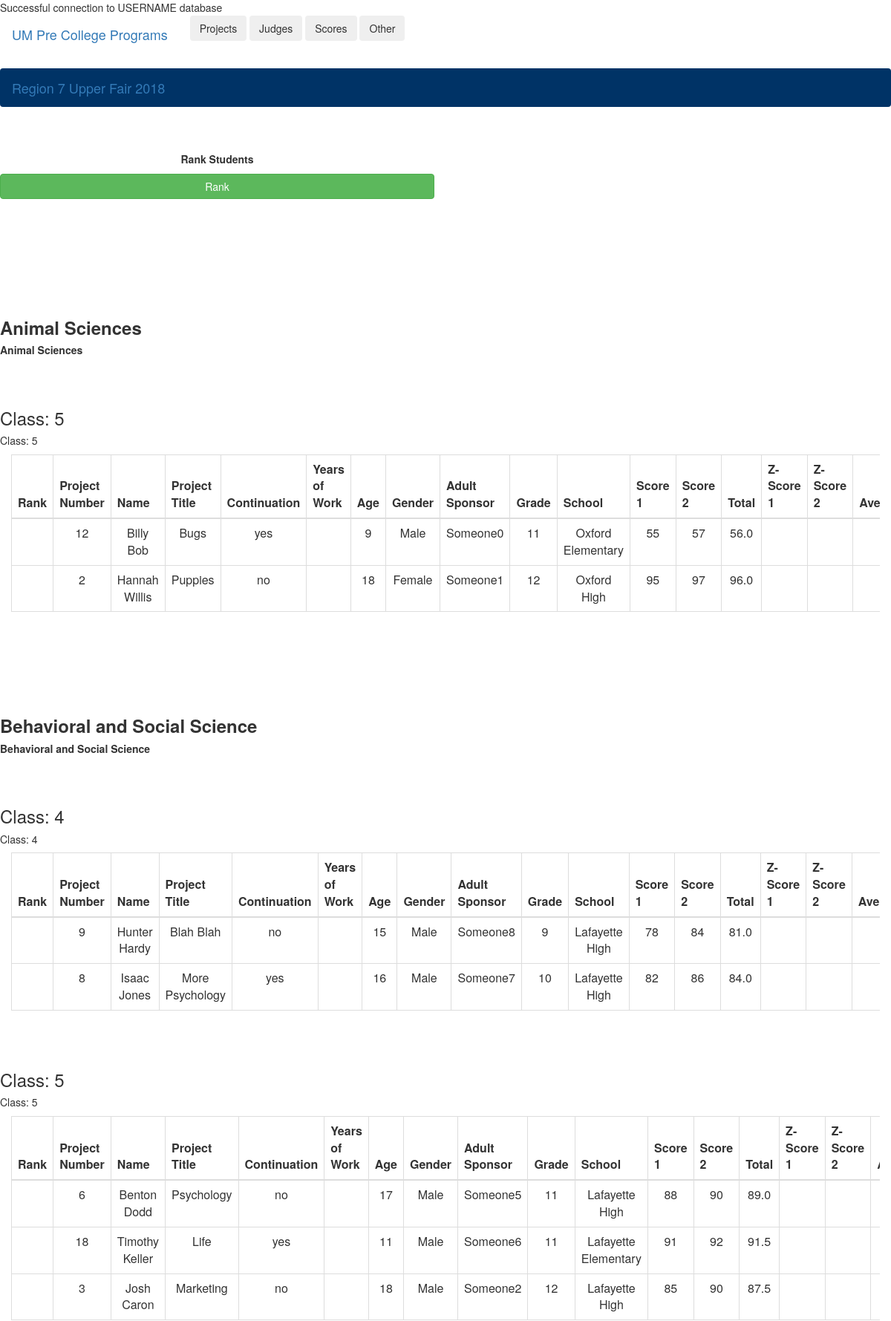
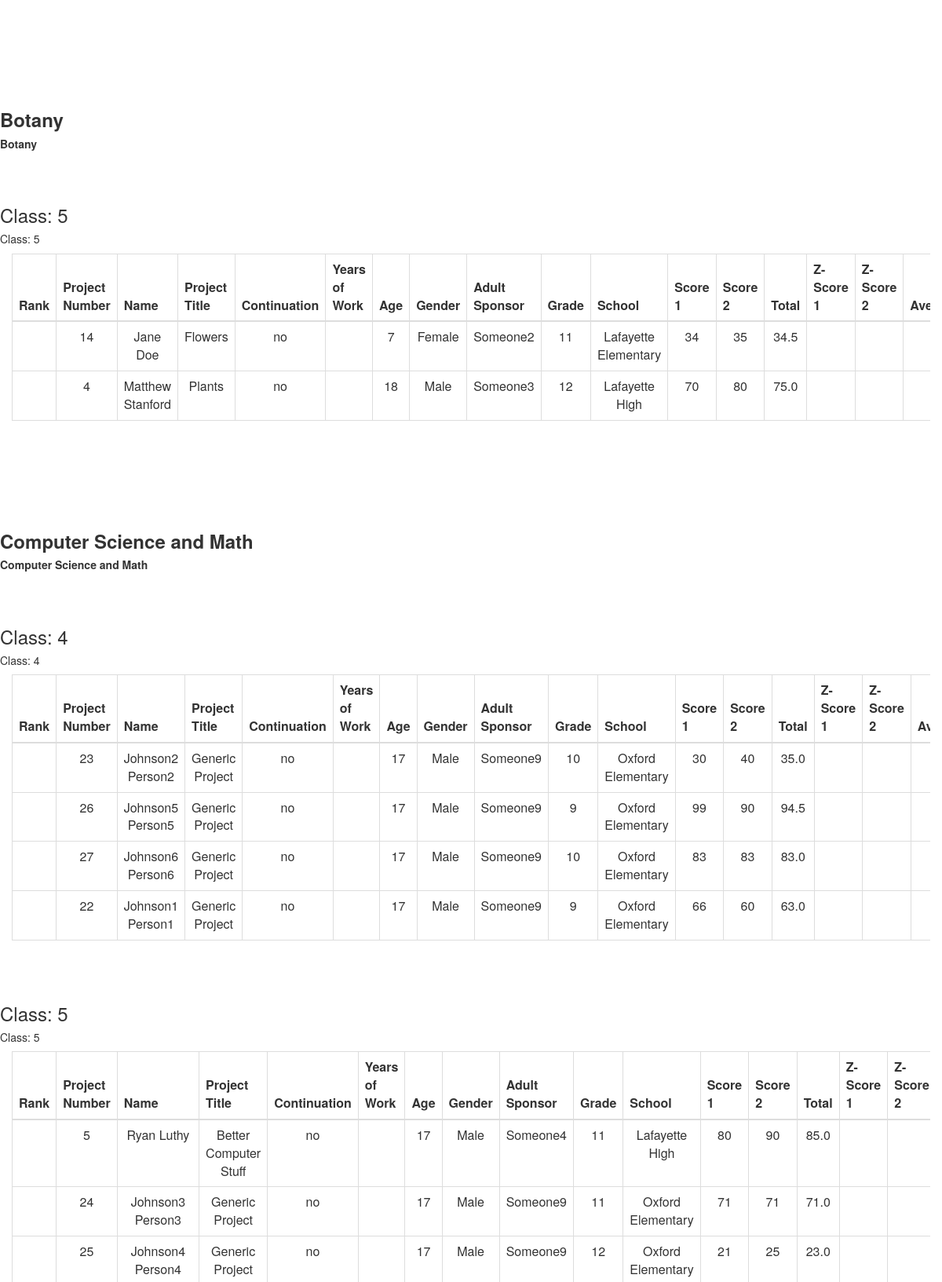
/CRUDsp/readScores.php?id=1&type=1 (upper part), run on the app's committed database (2 pictures, top to bottom).
### tables this page shows
CREATE TABLE Registration (
    RegistrationID int NOT NULL AUTO_INCREMENT,
    LName varchar(50) NOT NULL,
    FName varchar(50) NOT NULL,
    ProjTitle varchar(255) NOT NULL,
    Continuation varchar(3) NOT NULL,
    NumYears int NOT NULL,
    Age int NOT NULL,
    Gender varchar(10) NOT NULL,
    City varchar(45) NOT NULL,
    State varchar(2) NOT NULL,
    Zip int NOT NULL,
    AdultSponsor varchar(100) NOT NULL,
    WheelchairAccess varchar(3) NULL,
    FKFairID int NOT NULL,
    FKSchoolID int NOT NULL,
    FKCategoryID int NOT NULL,
    FKClassID int NOT NULL,
    Score1 int NULL,
    Score2 int NULL,
    Total decimal(4,1) NULL,
    ZScore1 decimal(10,8) NULL,
    ZScore2 decimal(10,8) NULL,
    AverageZ decimal(10,8) NULL,
    Rank int NULL,
    CONSTRAINT Registration_pk PRIMARY KEY (RegistrationID)
);

CREATE TABLE Class (
    ClassID int NOT NULL AUTO_INCREMENT,
    Class int NOT NULL,
    Grade int NOT NULL,
    CONSTRAINT Class_pk PRIMARY KEY (ClassID)
);

CREATE TABLE School (
    SchoolID int NOT NULL AUTO_INCREMENT,
    SName varchar(100) NOT NULL,
    KeyTeacher varchar(100) NOT NULL,
    City varchar(50) NOT NULL,
    Type varchar(45) NOT NULL,
    CONSTRAINT School_pk PRIMARY KEY (SchoolID)
);

### CRUDsp/readScores.php (the view, shortened to what this page needs)
<DOCTYPE! html>
<html lang="en">
<?php
	require_once("included_functions.php");
	$mysqli = db_connection();
	if ((isset($_GET['id']) && $_GET['id'] !== "") && (isset($_GET['type']) && $_GET['type'] !== "")) {
		$ID = $_GET['id'];
		$type = $_GET['type'];
		$query1 = "Select * from Fair where FairID = ".$ID;
		$result = $mysqli->query($query1);
		if ($result && $result->num_rows > 0) {
			if ($type === "1") {
				$query = "Select Description from Category order by Description";
				$result = $mysqli->query($query);
				$catArray = array();
				if ($result && $result->num_rows > 0) {
					while ($row = $result->fetch_assoc()) {
						array_push($catArray, $row['Description']);
					}
					echo "<br /><br />";
					echo "<div class='row justify-content-center' align='center'>";
					echo "<div class='col-xs-12 col-sm-12 col-md-9 col-lg-6'>";
					echo "<p><b>Rank Students</b></p>";
					echo "<a href='rank.php?id=".$ID."' class='btn btn-success btn-block'>Rank</a>";
					echo "</div>";
					echo "</div>";
					echo "<br /><br /><br /><br /><br /><br />";
					echo "<div class='container-fluid'";
					for ($i = 0; $i < count($catArray); $i++) {
						$query = "Select distinct Class from Registration ";
						$query .= "inner join Fair on FKFairID = FairID ";
						$query .= "inner join Category on FKCategoryID = CategoryID ";
						$query .= "inner join Class on FKClassID = ClassID ";
						$query .= "where FairID = ".$ID." and Description = '".$catArray[$i]."'";
						$result = $mysqli->query($query);
						$classArray = array();
						if ($result && $result->num_rows > 0) {
							while ($row = $result->fetch_assoc()) {
								array_push($classArray, $row['Class']);
							}
							echo "<br><br>";
							echo "<div class='row justify-content-center'>";
							echo "<head>";
							echo "<h3 class='d-none d-md-block'><b>".$catArray[$i]."</b></h4>";
        					echo "<h5 class='d-md-none'><b>".$catArray[$i]."</b></h6>";
							echo "</head>";
							echo "</div>";
							for ($j = 0; $j < count($classArray); $j++) {
								$query = "Select distinct TeamMembers.FKRegistrationID from TeamMembers ";
				    			$query .= "inner join Registration on TeamMembers.FKRegistrationID = RegistrationID ";
				    			$query .= "inner join Class on TeamMembers.FKClassID = ClassID ";
				    			$query .= "inner join Category on FKCategoryID = CategoryID ";
				    			$query .= "where Description = '".$catArray[$i]."' and Class = ".$classArray[$j];
				    			$onTeam = array();
				    			$result = $mysqli->query($query);
				    			if ($result && $result->num_rows > 0) {
				    				while ($row = $result->fetch_assoc()) {
				    					array_push($onTeam, $row['FKRegistrationID']);
				    				}
				    			}
								$query = "Select RegistrationID, concat(FName, ' ', LName) as `Name`, ProjTitle, Continuation, ";
								$query .= "NumYears, Age, Gender, AdultSponsor, Grade, SName, Score1, Score2, Total, ZScore1, ZScore2, AverageZ, Rank ";
								$query .= "from Registration ";
								$query .= "inner join Fair on FKFairID = FairID ";
								$query .= "inner join School on FKSchoolID = SchoolID ";
								$query .= "inner join Category on FKCategoryID = CategoryID ";
								$query .= "inner join Class on FKClassID = ClassID ";
								$query .= "where FKFairID = ".$ID." and Description = '".$catArray[$i]."' and Class = ".$classArray[$j]." ";
								$query .= "order by AverageZ DESC, Rank ASC";
								$result = $mysqli->query($query);
								if ($result && $result->num_rows > 0) {
									echo "<br><br>";
									echo "<div class='row justify-content-center'>";
									echo "<head>";
									echo "<h3 class='d-none d-md-block'>Class: ".$classArray[$j]."</h3>";
		        					echo "<h5 class='d-md-none'>Class: ".$classArray[$j]."</h5>";
									echo "</head>";
									echo "</div>";
									echo "<div class='table-responsive'>";
									echo "<table class='table table-bordered table-hover'>";
									echo "<thead class='thead-dark text-center'>";
									echo "<tr>";
									echo "<th scope='col'>Rank</th>";
									echo "<th scope='col'>Project Number</th>";
									echo "<th scope='col'>Name</th>";
									echo "<th scope='col'>Project Title</th>";
									echo "<th scope='col'>Continuation</th>";
									echo "<th scope='col'>Years of Work</th>";
									echo "<th scope='col'>Age</th>";
									echo "<th scope='col'>Gender</th>";
									echo "<th scope='col'>Adult Sponsor</th>";
									echo "<th scope='col'>Grade</th>";
									echo "<th scope='col'>School</th>";
									echo "<th scope='col'>Score 1</th>";
									echo "<th scope='col'>Score 2</th>";
									echo "<th scope='col'>Total</th>";
									echo "<th scope='col'>Z-Score 1</th>";
									echo "<th scope='col'>Z-Score 2</th>";
									echo "<th scope='col'>Average</th>";
									echo "</tr>";
									echo "</thead>";
									echo "<tbody>";
									while ($row = $result->fetch_assoc()) {
										if ( !(in_array($row['RegistrationID'], $onTeam)) ) {
											echo "<tr>";
											echo "<td class='text-center'>".$row['Rank']."</td>";
											echo "<td class='text-center'>".$row['RegistrationID']."</td>";
											echo "<td class='text-center'>".$row['Name']."</td>";
											echo "<td class='text-center'>".$row['ProjTitle']."</td>";
											echo "<td class='text-center'>".$row['Continuation']."</td>";
											echo "<td class='text-center'>".$row['Years of Work']."</td>";
											echo "<td class='text-center'>".$row['Age']."</td>";
											echo "<td class='text-center'>".$row['Gender']."</td>";
											echo "<td class='text-center'>".$row['AdultSponsor']."</td>";
											echo "<td class='text-center'>".$row['Grade']."</td>";
											echo "<td class='text-center'>".$row['SName']."</td>";
											echo "<td class='text-center'>".$row['Score1']."</td>";
											echo "<td class='text-center'>".$row['Score2']."</td>";
											echo "<td class='text-center'>".$row['Total']."</td>";
											echo "<td class='text-center'>".$row['ZScore1']."</td>";
											echo "<td class='text-center'>".$row['ZScore2']."</td>";
											echo "<td class='text-center'>".$row['AverageZ']."</td>";
											echo "</tr>";
										}
									}
									echo "</tbody>";
									echo "</table>";
									echo "</div>";
								} else {
									$_SESSION["message"] = "Error! Unable to view Scores";
				           			header("Location: FairHome.php?id=".$ID);
				           			exit;
								}
							}
							echo "<br /><br /><br />";
						}
					}
					echo "</div>";
					echo "<br /><br />";
					echo "<br /><br /><br /><br /><br /><br />";
				} else {
					$_SESSION["message"] = "Error! Unable to view Categories";
           			header("Location: FairHome.php?id=".$ID);
           			exit;
				}
			}
		} else {
			$_SESSION["message"] = "Error! Fair could not be found.";
            header("Location: SFindex.php");
            exit;
		}
	} else {
		$_SESSION["message"] = "Error! Variables not set";
        header("Location: SFindex.php");
        exit;
	}
 ?>
<br /><br /><br /><br /><br /><br />
 </html>

### data on the page
registration: RegistrationID "12", Name "Billy Bob", ProjTitle "Bugs", Continuation "yes", Age "9", Gender "Male", AdultSponsor "Someone0", FKClassID.Grade "11", FKSchoolID.SName "Oxford Elementary", Score1 "55", Score2 "57", Total "56.0"
registration: RegistrationID "2", Name "Hannah Willis", ProjTitle "Puppies", Continuation "no", Age "18", Gender "Female", AdultSponsor "Someone1", FKClassID.Grade "12", FKSchoolID.SName "Oxford High", Score1 "95", Score2 "97", Total "96.0"
registration: RegistrationID "9", Name "Hunter Hardy", ProjTitle "Blah Blah", Continuation "no", Age "15", Gender "Male", AdultSponsor "Someone8", FKClassID.Grade "9", FKSchoolID.SName "Lafayette High", Score1 "78", Score2 "84", Total "81.0"
registration: RegistrationID "8", Name "Isaac Jones", ProjTitle "More Psychology", Continuation "yes", Age "16", Gender "Male", AdultSponsor "Someone7", FKClassID.Grade "10", FKSchoolID.SName "Lafayette High", Score1 "82", Score2 "86", Total "84.0"
registration: RegistrationID "6", Name "Benton Dodd", ProjTitle "Psychology", Continuation "no", Age "17", Gender "Male", AdultSponsor "Someone5", FKClassID.Grade "11", FKSchoolID.SName "Lafayette High", Score1 "88", Score2 "90", Total "89.0"
registration: RegistrationID "18", Name "Timothy Keller", ProjTitle "Life", Continuation "yes", Age "11", Gender "Male", AdultSponsor "Someone6", FKClassID.Grade "11", FKSchoolID.SName "Lafayette Elementary", Score1 "91", Score2 "92", Total "91.5"
registration: RegistrationID "3", Name "Josh Caron", ProjTitle "Marketing", Continuation "no", Age "18", Gender "Male", AdultSponsor "Someone2", FKClassID.Grade "12", FKSchoolID.SName "Lafayette High", Score1 "85", Score2 "90", Total "87.5"
registration: RegistrationID "14", Name "Jane Doe", ProjTitle "Flowers", Continuation "no", Age "7", Gender "Female", AdultSponsor "Someone2", FKClassID.Grade "11", FKSchoolID.SName "Lafayette Elementary", Score1 "34", Score2 "35", Total "34.5"
registration: RegistrationID "4", Name "Matthew Stanford", ProjTitle "Plants", Continuation "no", Age "18", Gender "Male", AdultSponsor "Someone3", FKClassID.Grade "12", FKSchoolID.SName "Lafayette High", Score1 "70", Score2 "80", Total "75.0"
registration: RegistrationID "23", Name "Johnson2 Person2", ProjTitle "Generic Project", Continuation "no", Age "17", Gender "Male", AdultSponsor "Someone9", FKClassID.Grade "10", FKSchoolID.SName "Oxford Elementary", Score1 "30", Score2 "40", Total "35.0"
registration: RegistrationID "26", Name "Johnson5 Person5", ProjTitle "Generic Project", Continuation "no", Age "17", Gender "Male", AdultSponsor "Someone9", FKClassID.Grade "9", FKSchoolID.SName "Oxford Elementary", Score1 "99", Score2 "90", Total "94.5"
registration: RegistrationID "27", Name "Johnson6 Person6", ProjTitle "Generic Project", Continuation "no", Age "17", Gender "Male", AdultSponsor "Someone9", FKClassID.Grade "10", FKSchoolID.SName "Oxford Elementary", Score1 "83", Score2 "83", Total "83.0"
registration: RegistrationID "22", Name "Johnson1 Person1", ProjTitle "Generic Project", Continuation "no", Age "17", Gender "Male", AdultSponsor "Someone9", FKClassID.Grade "9", FKSchoolID.SName "Oxford Elementary", Score1 "66", Score2 "60", Total "63.0"
registration: RegistrationID "5", Name "Ryan Luthy", ProjTitle "Better Computer Stuff", Continuation "no", Age "17", Gender "Male", AdultSponsor "Someone4", FKClassID.Grade "11", FKSchoolID.SName "Lafayette High", Score1 "80", Score2 "90", Total "85.0"
registration: RegistrationID "24", Name "Johnson3 Person3", ProjTitle "Generic Project", Continuation "no", Age "17", Gender "Male", AdultSponsor "Someone9", FKClassID.Grade "11", FKSchoolID.SName "Oxford Elementary", Score1 "71", Score2 "71", Total "71.0"
registration: RegistrationID "25", Name "Johnson4 Person4", ProjTitle "Generic Project", Continuation "no", Age "17", Gender "Male", AdultSponsor "Someone9", FKClassID.Grade "12", FKSchoolID.SName "Oxford Elementary", Score1 "21", Score2 "25", Total "23.0"

### other printed values
USERNAME "USERNAME"
$name "Region 7 Upper Fair 2018"
$catArray[$i] "Animal Sciences"
$classArray[$j] "5"
$catArray[$i] "Behavioral and Social Science"
$classArray[$j] "4"
$catArray[$i] "Botany"
$catArray[$i] "Computer Science and Math"
